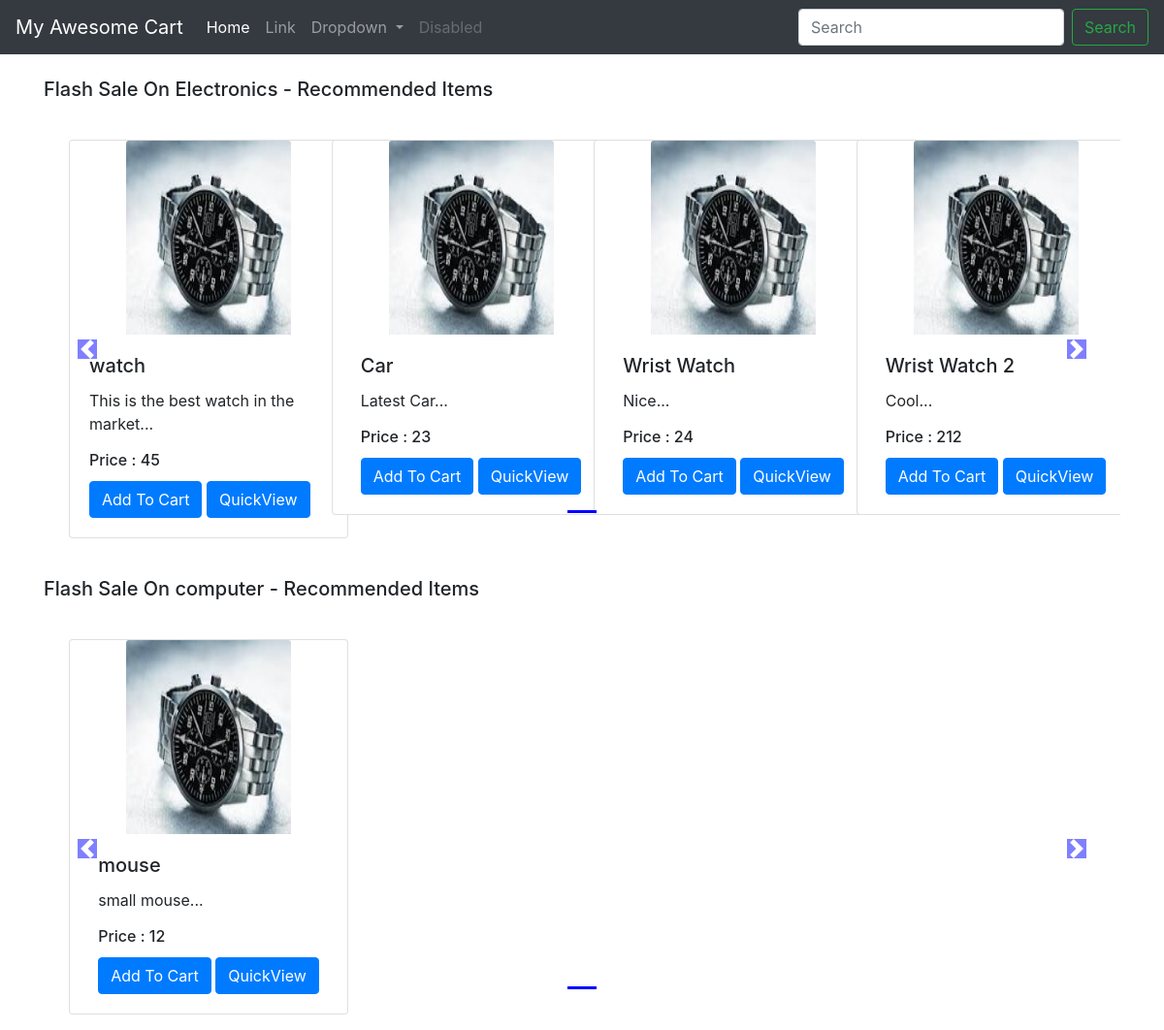
The app's page /shop/ with its own data.
### shop/views.py (the view)
# urls.py: path('',views.index),
def index(request):
    allProds = []
    catprods = Product.objects.values('category', 'id')
    cats = {item['category'] for item in catprods}
    for cat in cats:
        prod = Product.objects.filter(category=cat)
        n = len(prod)
        nSlides = n // 4 + ceil((n / 4) - (n // 4))
        allProds.append([prod, range(1, nSlides), nSlides])
    params = {'allProds':allProds}
    return render(request, 'shop/index.html', params)

### shop/templates/shop/index.html (shortened to what this page needs)
{% extends 'shop/basic.html' %}
{% block body %}
{% load static %}
<div class="container">
    {% for product, range, nSlides in allProds %}
    <h5 class="my-4">Flash Sale On {{product.0.category}} - Recommended Items</h5>
    <div class="row">
        <div id="demo{{forloop.counter}}" class="col carousel slide my-3" data-ride="carousel">
            <ul class="carousel-indicators">
                <li data-target="#demo{{forloop.counter}}" data-slide-to="0" class="active"></li>
            </ul>
            <div class="container carousel-inner no-padding">
                <div class="carousel-item active">
                    {% for i in product %}
                    <div class="col-xs-3 col-sm-3 col-md-3">
                        <div class="card align-items-center" style="width: 18rem;">
                            <img src='/media/{{i.image}}' class="card-img-top" alt="...">
                            <div class="card-body">
                                <h5 class="card-title" id="namepr{{i.id}}">{{i.product_name}}</h5>
                                <p class="card-text">{{i.desc|slice:"0:53"}}...</p>
                                <h6 class="card-title" >Price : <span id="pricepr{{i.id}}">{{i.price}}</span></h6>
                                <span id="divpr{{i.id}}" class="divpr">
                                    <button id="pr{{i.id}}" class="btn btn-primary cart">Add To Cart</button>
                                </span>
                                <a href="/shop/products/{{i.id}}"><button id="qv{{i.id}}" class="btn btn-primary cart">QuickView</button></a>
                            </div>
                        </div>
                    </div>
                    {% endfor %}
                </div>
            </div>
        </div>
        <a class="carousel-control-prev" href="#demo{{forloop.counter}}" data-slide="prev">
            <span class="carousel-control-prev-icon"></span>
        </a>
        <a class="carousel-control-next" href="#demo{{forloop.counter}}" data-slide="next">
            <span class="carousel-control-next-icon"></span>
        </a>
    </div>
    {% endfor %}
</div>
{% endblock %}

### shop/templates/shop/basic.html (shortened to what this page needs)
<!doctype html>
<html lang="en">
  <head>
    <link rel="stylesheet" href="https://stackpath.bootstrapcdn.com/bootstrap/4.2.1/css/bootstrap.min.css">
  </head>
  <body>
    <nav class="navbar navbar-expand-lg navbar-dark bg-dark">
  <a class="navbar-brand" href="#">My Awesome Cart</a>
  <div class="collapse navbar-collapse" id="navbarSupportedContent">
    <ul class="navbar-nav mr-auto">
      <li class="nav-item active">
        <a class="nav-link" href="#">Home <span class="sr-only">(current)</span></a>
      </li>
      <li class="nav-item">
        <a class="nav-link" href="#">Link</a>
      </li>
      <li class="nav-item dropdown">
        <a class="nav-link dropdown-toggle" href="#" id="navbarDropdown" role="button" data-toggle="dropdown" aria-haspopup="true" aria-expanded="false">
          Dropdown
        </a>
      </li>
      <li class="nav-item">
        <a class="nav-link disabled" href="#" tabindex="-1" aria-disabled="true">Disabled</a>
      </li>
    </ul>
    <form class="form-inline my-2 my-lg-0">
      <input class="form-control mr-sm-2" type="search" placeholder="Search" aria-label="Search">
      <button class="btn btn-outline-success my-2 my-sm-0" type="submit">Search</button>
    </form>
  </div>
</nav>
  {% block body %} {% endblock %}
  </body>
</html>

### records on screen
Product: category "Electronics", image (picture), product_name "watch", desc "This is the best watch in the market", price "45"
Product: image (picture), product_name "Car", desc "Latest Car", price "23"
Product: image (picture), product_name "Wrist Watch", desc "Nice", price "24"
Product: image (picture), product_name "Wrist Watch 2", desc "Cool", price "212"
Product: category "computer", image (picture), product_name "mouse", desc "small mouse", price "12"
